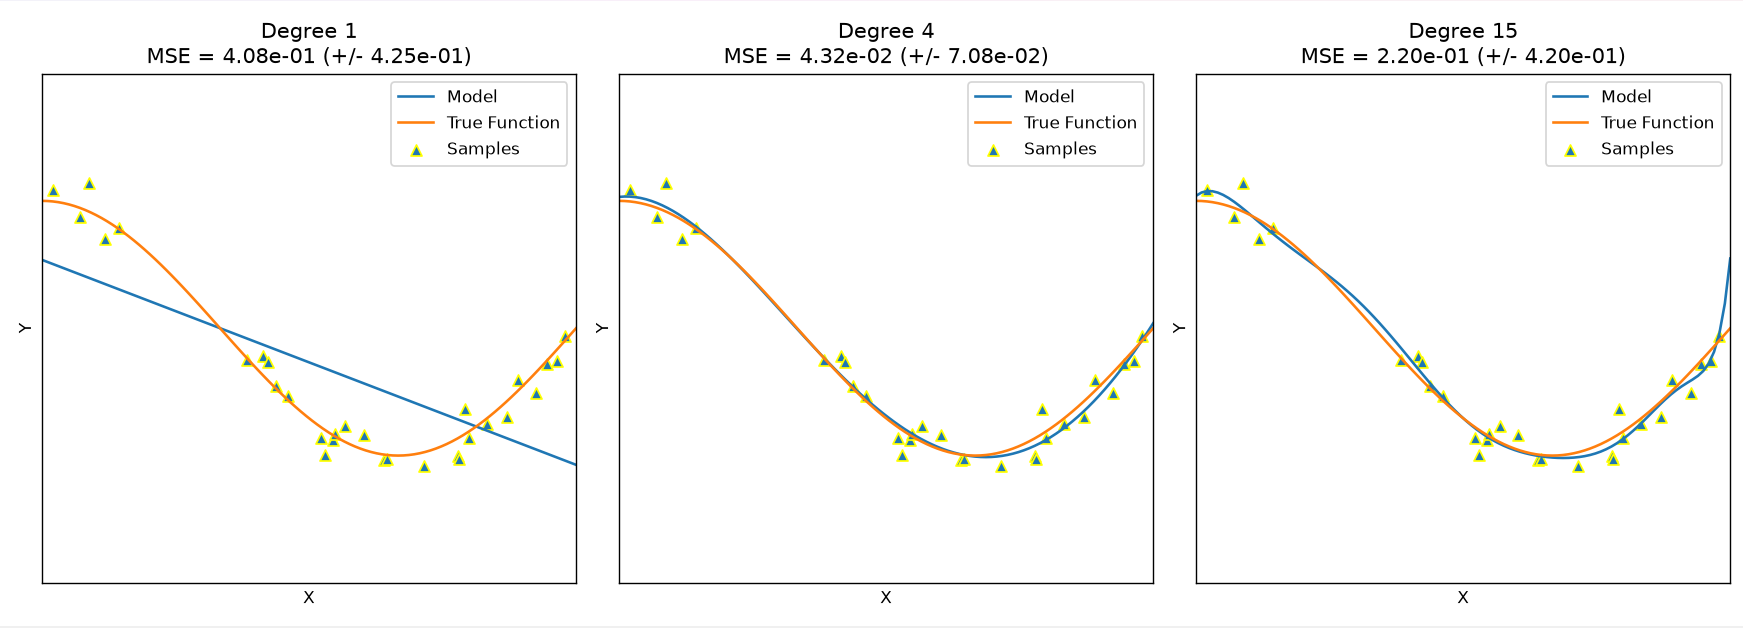

This figure's Python source:
import numpy as np
import matplotlib.pyplot as plt

from sklearn.pipeline import Pipeline
from sklearn.preprocessing import PolynomialFeatures
from sklearn.linear_model import LinearRegression
from sklearn.model_selection import cross_val_score

# True function
def true_fun(X):
    return np.cos(1.5 * np.pi * X)

# Generate random data
np.random.seed(0)
n_samples = 30

degrees = [1, 4, 15]

X = np.sort(np.random.rand(n_samples))
y = true_fun(X) + np.random.randn(n_samples) * 0.1

# Plot
plt.figure(figsize=(14, 5))

for i in range(len(degrees)):
    ax = plt.subplot(1, len(degrees), i + 1)
    plt.setp(ax, xticks=(), yticks=())

    # Polynomial Regression Pipeline
    polynomial_features = PolynomialFeatures(
        degree=degrees[i],
        include_bias=False
    )

    linear_regression = LinearRegression()

    pipeline = Pipeline([
        ("polynomial_features", polynomial_features),
        ("linear_regression", linear_regression),
    ])

    # Train model
    pipeline.fit(X[:, np.newaxis], y)

    # Cross-validation score
    scores = cross_val_score(
        pipeline,
        X[:, np.newaxis],
        y,
        scoring="neg_mean_squared_error",
        cv=10
    )

    # Test data
    X_test = np.linspace(0, 1, 100)

    # Predictions
    plt.plot(
        X_test,
        pipeline.predict(X_test[:, np.newaxis]),
        label="Model"
    )

    # True function
    plt.plot(
        X_test,
        true_fun(X_test),
        label="True Function"
    )

    # Sample points
    plt.scatter(
        X,
        y,
        edgecolor="yellow",
        marker="^",
        s=40,
        label="Samples"
    )

    plt.xlabel("X")
    plt.ylabel("Y")
    plt.xlim((0, 1))
    plt.ylim((-2, 2))
    plt.legend(loc="best")

    plt.title(
        "Degree {}\nMSE = {:.2e} (+/- {:.2e})".format(
            degrees[i],
            -scores.mean(),
            scores.std()
        )
    )

plt.tight_layout()
plt.show()
